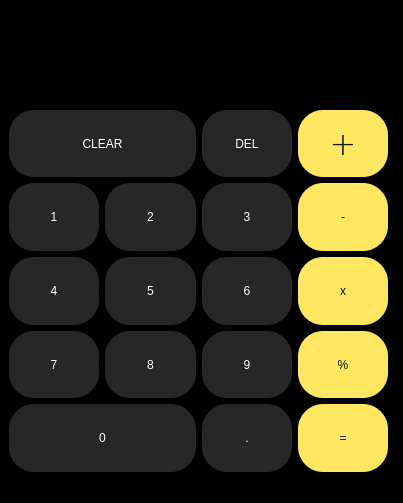
<?xml version="1.0" encoding="UTF-8"?>
<ui version="4.0">
 <class>MainWindow</class>
 <widget class="QMainWindow" name="MainWindow">
  <property name="geometry">
   <rect>
    <x>0</x>
    <y>0</y>
    <width>403</width>
    <height>503</height>
   </rect>
  </property>
  <property name="windowTitle">
   <string>Calculator</string>
  </property>
  <property name="windowIcon">
   <iconset>
    <normaloff>../../Tkinter App/hack.ico</normaloff>../../Tkinter App/hack.ico</iconset>
  </property>
  <property name="styleSheet">
   <string notr="true">background-color: rgb(0, 0, 0);</string>
  </property>
  <widget class="QWidget" name="centralwidget">
   <layout class="QVBoxLayout" name="verticalLayout">
    <item>
     <layout class="QGridLayout" name="gridLayout">
      <item row="3" column="2">
       <widget class="QPushButton" name="push6">
        <property name="sizePolicy">
         <sizepolicy hsizetype="MinimumExpanding" vsizetype="Preferred">
          <horstretch>0</horstretch>
          <verstretch>10</verstretch>
         </sizepolicy>
        </property>
        <property name="styleSheet">
         <string notr="true">QPushButton{	
	color: rgb(255, 255, 255);
	background-color: rgb(39, 39, 39);
	font: 75 24pt &quot;Bitstream Vera Sans&quot;;

border-radius: 25px;
}

QPushButton:hover{
	color: rgb(0, 0, 0);
	background-color: rgb(85, 255, 255);
}
</string>
        </property>
        <property name="text">
         <string>6</string>
        </property>
        <property name="shortcut">
         <string>6</string>
        </property>
       </widget>
      </item>
      <item row="4" column="0">
       <widget class="QPushButton" name="push7">
        <property name="sizePolicy">
         <sizepolicy hsizetype="MinimumExpanding" vsizetype="Preferred">
          <horstretch>0</horstretch>
          <verstretch>10</verstretch>
         </sizepolicy>
        </property>
        <property name="styleSheet">
         <string notr="true">QPushButton{	
	color: rgb(255, 255, 255);
	background-color: rgb(39, 39, 39);
	font: 75 24pt &quot;Bitstream Vera Sans&quot;;

border-radius: 25px;
}

QPushButton:hover{
	color: rgb(0, 0, 0);
	background-color: rgb(85, 255, 255);
}
</string>
        </property>
        <property name="text">
         <string>7</string>
        </property>
        <property name="shortcut">
         <string>7</string>
        </property>
       </widget>
      </item>
      <item row="2" column="1">
       <widget class="QPushButton" name="push2">
        <property name="sizePolicy">
         <sizepolicy hsizetype="MinimumExpanding" vsizetype="Preferred">
          <horstretch>0</horstretch>
          <verstretch>10</verstretch>
         </sizepolicy>
        </property>
        <property name="styleSheet">
         <string notr="true">QPushButton{	
	color: rgb(255, 255, 255);
	background-color: rgb(39, 39, 39);
	font: 75 24pt &quot;Bitstream Vera Sans&quot;;

border-radius: 25px;
}

QPushButton:hover{
	color: rgb(0, 0, 0);
	background-color: rgb(85, 255, 255);
}
</string>
        </property>
        <property name="text">
         <string>2</string>
        </property>
        <property name="shortcut">
         <string>2</string>
        </property>
       </widget>
      </item>
      <item row="1" column="2">
       <widget class="QPushButton" name="pushDel">
        <property name="sizePolicy">
         <sizepolicy hsizetype="MinimumExpanding" vsizetype="Preferred">
          <horstretch>0</horstretch>
          <verstretch>10</verstretch>
         </sizepolicy>
        </property>
        <property name="styleSheet">
         <string notr="true">QPushButton{	
	color: rgb(255, 255, 255);
	background-color: rgb(39, 39, 39);
	font: 75 24pt &quot;Bitstream Vera Sans&quot;;

border-radius: 25px;
}

QPushButton:hover{
	color: rgb(0, 0, 0);
	background-color: rgb(85, 255, 255);
}
</string>
        </property>
        <property name="text">
         <string>DEL</string>
        </property>
        <property name="shortcut">
         <string>Del</string>
        </property>
       </widget>
      </item>
      <item row="0" column="0" colspan="5">
       <widget class="QLabel" name="label">
        <property name="sizePolicy">
         <sizepolicy hsizetype="MinimumExpanding" vsizetype="Preferred">
          <horstretch>0</horstretch>
          <verstretch>14</verstretch>
         </sizepolicy>
        </property>
        <property name="styleSheet">
         <string notr="true">color:rgb(255, 255, 255);
font: 75 36pt &quot;Cantarell&quot;;</string>
        </property>
        <property name="text">
         <string/>
        </property>
        <property name="alignment">
         <set>Qt::AlignRight|Qt::AlignTrailing|Qt::AlignVCenter</set>
        </property>
       </widget>
      </item>
      <item row="4" column="2">
       <widget class="QPushButton" name="push9">
        <property name="sizePolicy">
         <sizepolicy hsizetype="MinimumExpanding" vsizetype="Preferred">
          <horstretch>0</horstretch>
          <verstretch>10</verstretch>
         </sizepolicy>
        </property>
        <property name="styleSheet">
         <string notr="true">QPushButton{	
	color: rgb(255, 255, 255);
	background-color: rgb(39, 39, 39);
	font: 75 24pt &quot;Bitstream Vera Sans&quot;;

border-radius: 25px;
}

QPushButton:hover{
	color: rgb(0, 0, 0);
	background-color: rgb(85, 255, 255);
}
</string>
        </property>
        <property name="text">
         <string>9</string>
        </property>
        <property name="shortcut">
         <string>9</string>
        </property>
       </widget>
      </item>
      <item row="1" column="0" colspan="2">
       <widget class="QPushButton" name="pushClear">
        <property name="sizePolicy">
         <sizepolicy hsizetype="MinimumExpanding" vsizetype="Preferred">
          <horstretch>0</horstretch>
          <verstretch>10</verstretch>
         </sizepolicy>
        </property>
        <property name="styleSheet">
         <string notr="true">QPushButton{	
	color: rgb(255, 255, 255);
	background-color: rgb(39, 39, 39);
	font: 75 24pt &quot;Bitstream Vera Sans&quot;;

border-radius: 25px;
}

QPushButton:hover{
	color: rgb(0, 0, 0);
	background-color: rgb(85, 255, 255);
}
</string>
        </property>
        <property name="text">
         <string>CLEAR</string>
        </property>
        <property name="shortcut">
         <string>Backspace</string>
        </property>
       </widget>
      </item>
      <item row="2" column="0">
       <widget class="QPushButton" name="push1">
        <property name="sizePolicy">
         <sizepolicy hsizetype="MinimumExpanding" vsizetype="Preferred">
          <horstretch>0</horstretch>
          <verstretch>10</verstretch>
         </sizepolicy>
        </property>
        <property name="styleSheet">
         <string notr="true">QPushButton{	
	color: rgb(255, 255, 255);
	background-color: rgb(39, 39, 39);
	font: 75 24pt &quot;Bitstream Vera Sans&quot;;

border-radius: 25px;
}

QPushButton:hover{
	color: rgb(0, 0, 0);
	background-color: rgb(85, 255, 255);
}
</string>
        </property>
        <property name="text">
         <string>1</string>
        </property>
        <property name="shortcut">
         <string>1</string>
        </property>
       </widget>
      </item>
      <item row="5" column="2">
       <widget class="QPushButton" name="pushDot">
        <property name="sizePolicy">
         <sizepolicy hsizetype="MinimumExpanding" vsizetype="Preferred">
          <horstretch>0</horstretch>
          <verstretch>10</verstretch>
         </sizepolicy>
        </property>
        <property name="styleSheet">
         <string notr="true">QPushButton{	
	color: rgb(255, 255, 255);
	background-color: rgb(39, 39, 39);
	font: 75 24pt &quot;Bitstream Vera Sans&quot;;

border-radius: 25px;
}

QPushButton:hover{
	color: rgb(0, 0, 0);
	background-color: rgb(85, 255, 255);
}
</string>
        </property>
        <property name="text">
         <string>.</string>
        </property>
        <property name="shortcut">
         <string>.</string>
        </property>
       </widget>
      </item>
      <item row="3" column="0">
       <widget class="QPushButton" name="push4">
        <property name="sizePolicy">
         <sizepolicy hsizetype="MinimumExpanding" vsizetype="Preferred">
          <horstretch>0</horstretch>
          <verstretch>10</verstretch>
         </sizepolicy>
        </property>
        <property name="styleSheet">
         <string notr="true">QPushButton{	
	color: rgb(255, 255, 255);
	background-color: rgb(39, 39, 39);
	font: 75 24pt &quot;Bitstream Vera Sans&quot;;

border-radius: 25px;
}

QPushButton:hover{
	color: rgb(0, 0, 0);
	background-color: rgb(85, 255, 255);
}
</string>
        </property>
        <property name="text">
         <string>4</string>
        </property>
        <property name="shortcut">
         <string>4</string>
        </property>
       </widget>
      </item>
      <item row="4" column="1">
       <widget class="QPushButton" name="push8">
        <property name="sizePolicy">
         <sizepolicy hsizetype="MinimumExpanding" vsizetype="Preferred">
          <horstretch>0</horstretch>
          <verstretch>10</verstretch>
         </sizepolicy>
        </property>
        <property name="styleSheet">
         <string notr="true">QPushButton{	
	color: rgb(255, 255, 255);
	background-color: rgb(39, 39, 39);
	font: 75 24pt &quot;Bitstream Vera Sans&quot;;

border-radius: 25px;
}

QPushButton:hover{
	color: rgb(0, 0, 0);
	background-color: rgb(85, 255, 255);
}
</string>
        </property>
        <property name="text">
         <string>8</string>
        </property>
        <property name="shortcut">
         <string>8</string>
        </property>
       </widget>
      </item>
      <item row="2" column="2">
       <widget class="QPushButton" name="push3">
        <property name="sizePolicy">
         <sizepolicy hsizetype="MinimumExpanding" vsizetype="Preferred">
          <horstretch>0</horstretch>
          <verstretch>10</verstretch>
         </sizepolicy>
        </property>
        <property name="styleSheet">
         <string notr="true">QPushButton{	
	color: rgb(255, 255, 255);
	background-color: rgb(39, 39, 39);
	font: 75 24pt &quot;Bitstream Vera Sans&quot;;

border-radius: 25px;
}

QPushButton:hover{
	color: rgb(0, 0, 0);
	background-color: rgb(85, 255, 255);
}
</string>
        </property>
        <property name="text">
         <string>3</string>
        </property>
        <property name="shortcut">
         <string>3</string>
        </property>
       </widget>
      </item>
      <item row="5" column="0" colspan="2">
       <widget class="QPushButton" name="push0">
        <property name="sizePolicy">
         <sizepolicy hsizetype="MinimumExpanding" vsizetype="Preferred">
          <horstretch>0</horstretch>
          <verstretch>10</verstretch>
         </sizepolicy>
        </property>
        <property name="styleSheet">
         <string notr="true">QPushButton{	
	color: rgb(255, 255, 255);
	background-color: rgb(39, 39, 39);
	font: 75 24pt &quot;Bitstream Vera Sans&quot;;

border-radius: 25px;
}

QPushButton:hover{
	color: rgb(0, 0, 0);
	background-color: rgb(85, 255, 255);
}
</string>
        </property>
        <property name="text">
         <string>0</string>
        </property>
        <property name="shortcut">
         <string>0</string>
        </property>
       </widget>
      </item>
      <item row="3" column="1">
       <widget class="QPushButton" name="push5">
        <property name="sizePolicy">
         <sizepolicy hsizetype="MinimumExpanding" vsizetype="Preferred">
          <horstretch>0</horstretch>
          <verstretch>10</verstretch>
         </sizepolicy>
        </property>
        <property name="styleSheet">
         <string notr="true">QPushButton{	
	color: rgb(255, 255, 255);
	background-color: rgb(39, 39, 39);
	font: 75 24pt &quot;Bitstream Vera Sans&quot;;

border-radius: 25px;
}

QPushButton:hover{
	color: rgb(0, 0, 0);
	background-color: rgb(85, 255, 255);
}
</string>
        </property>
        <property name="text">
         <string>5</string>
        </property>
        <property name="shortcut">
         <string>5</string>
        </property>
       </widget>
      </item>
      <item row="1" column="3">
       <widget class="QPushButton" name="pushPlus">
        <property name="sizePolicy">
         <sizepolicy hsizetype="MinimumExpanding" vsizetype="Preferred">
          <horstretch>0</horstretch>
          <verstretch>10</verstretch>
         </sizepolicy>
        </property>
        <property name="font">
         <font>
          <family>Bitstream Vera Sans</family>
          <pointsize>24</pointsize>
          <weight>9</weight>
          <italic>false</italic>
          <bold>false</bold>
         </font>
        </property>
        <property name="styleSheet">
         <string notr="true">QPushButton{	
	color: rgb(22, 24, 21);
	font: 75 24pt &quot;Bitstream Vera Sans&quot;;
	background-color: rgb(255, 231, 97);
border-radius: 25px;
}

QPushButton:hover{
	color: rgb(0, 0, 0);
	background-color: rgb(235, 255, 55);
}
</string>
        </property>
        <property name="text">
         <string>+</string>
        </property>
        <property name="shortcut">
         <string>+</string>
        </property>
       </widget>
      </item>
      <item row="2" column="3">
       <widget class="QPushButton" name="pushMinus">
        <property name="sizePolicy">
         <sizepolicy hsizetype="MinimumExpanding" vsizetype="Preferred">
          <horstretch>0</horstretch>
          <verstretch>10</verstretch>
         </sizepolicy>
        </property>
        <property name="styleSheet">
         <string notr="true">QPushButton{	
	color: rgb(22, 24, 21);
	font: 75 24pt &quot;Bitstream Vera Sans&quot;;
	background-color: rgb(255, 231, 97);
border-radius: 25px;
}

QPushButton:hover{
	color: rgb(0, 0, 0);
	background-color: rgb(235, 255, 55);
}
</string>
        </property>
        <property name="text">
         <string>-</string>
        </property>
        <property name="shortcut">
         <string>-</string>
        </property>
       </widget>
      </item>
      <item row="3" column="3">
       <widget class="QPushButton" name="pushMultiply">
        <property name="sizePolicy">
         <sizepolicy hsizetype="MinimumExpanding" vsizetype="Preferred">
          <horstretch>0</horstretch>
          <verstretch>10</verstretch>
         </sizepolicy>
        </property>
        <property name="styleSheet">
         <string notr="true">QPushButton{	
	color: rgb(22, 24, 21);
	font: 75 24pt &quot;Bitstream Vera Sans&quot;;
	background-color: rgb(255, 231, 97);
border-radius: 25px;
}

QPushButton:hover{
	color: rgb(0, 0, 0);
	background-color: rgb(235, 255, 55);
}
</string>
        </property>
        <property name="text">
         <string>x</string>
        </property>
        <property name="shortcut">
         <string>*</string>
        </property>
       </widget>
      </item>
      <item row="4" column="3">
       <widget class="QPushButton" name="pushDevide">
        <property name="sizePolicy">
         <sizepolicy hsizetype="MinimumExpanding" vsizetype="Preferred">
          <horstretch>0</horstretch>
          <verstretch>10</verstretch>
         </sizepolicy>
        </property>
        <property name="styleSheet">
         <string notr="true">QPushButton{	
	color: rgb(22, 24, 21);
	font: 75 24pt &quot;Bitstream Vera Sans&quot;;
	background-color: rgb(255, 231, 97);
border-radius: 25px;
}

QPushButton:hover{
	color: rgb(0, 0, 0);
	background-color: rgb(235, 255, 55);
}
</string>
        </property>
        <property name="text">
         <string>%</string>
        </property>
        <property name="shortcut">
         <string>/</string>
        </property>
       </widget>
      </item>
      <item row="5" column="3">
       <widget class="QPushButton" name="pushEqual">
        <property name="sizePolicy">
         <sizepolicy hsizetype="MinimumExpanding" vsizetype="Preferred">
          <horstretch>0</horstretch>
          <verstretch>10</verstretch>
         </sizepolicy>
        </property>
        <property name="styleSheet">
         <string notr="true">QPushButton{	
	color: rgb(22, 24, 21);
	font: 75 24pt &quot;Bitstream Vera Sans&quot;;
	background-color: rgb(255, 231, 97);
border-radius: 25px;
}

QPushButton:hover{
	color: rgb(0, 0, 0);
	background-color: rgb(235, 255, 55);
}
</string>
        </property>
        <property name="text">
         <string>=</string>
        </property>
        <property name="shortcut">
         <string>=</string>
        </property>
       </widget>
      </item>
     </layout>
    </item>
   </layout>
  </widget>
  <widget class="QStatusBar" name="statusbar"/>
 </widget>
 <resources/>
 <connections/>
</ui>
